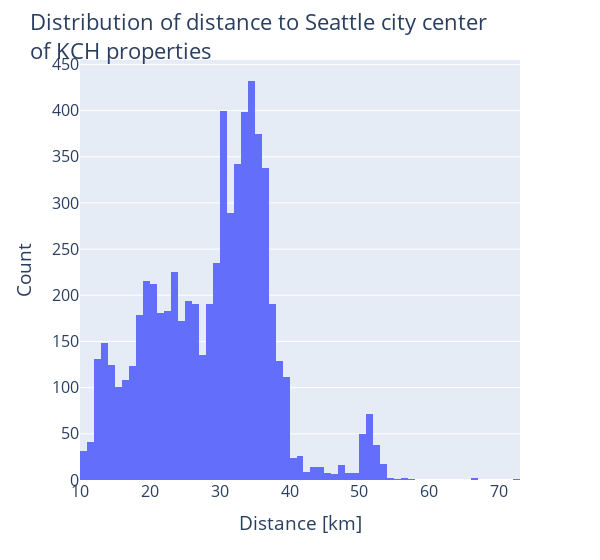

Write notebook code for a chart like this one.
### Markdown cell above
**Years since last renovation**<br>
There are $n = 128$ properties with information on last renovation. Most of these properties haven't been renovated for around 30 years ($\mu = 29.63, median = 29.50$), so there are enough properties to choose from with information on last renovation. The minority hasn't been renovated for 40+ years.

### Code cell
# Distribution - Distance from Seattle city center
fig = px.histogram(data_frame=df, x='dist_to_seattle', width=600)

fig.update_layout(font=dict(size=16), xaxis_title="Distance [km]", yaxis_title="Count",
                            title='Distribution of distance to Seattle city center<br>of KCH properties')

fig.show()

### Figure 1 — Plotly figure (JSON) as saved in the notebook; plotly's stock layout.template omitted (floating-point values rounded to 4 significant figures; data arrays with more than 128 entries replaced by an {"elided": "..."} marker saying what was removed)
{"data": [{"alignmentgroup": "True", "bingroup": "x", "hovertemplate": "dist_to_seattle=%{x}<br>count=%{y}<extra></extra>", "legendgroup": "", "marker": {"color": "#636efa", "pattern": {"shape": ""}}, "name": "", "offsetgroup": "", "orientation": "v", "showlegend": false, "type": "histogram", "x": {"elided": "6444 float values"}, "xaxis": "x", "yaxis": "y"}], "layout": {"barmode": "relative", "font": {"size": 16}, "legend": {"tracegroupgap": 0}, "margin": {"t": 60}, "title": {"text": "Distribution of distance to Seattle city center<br>of KCH properties"}, "width": 600, "xaxis": {"anchor": "y", "domain": [0, 1], "title": {"text": "Distance [km]"}}, "yaxis": {"anchor": "x", "domain": [0, 1], "title": {"text": "Count"}}}}
